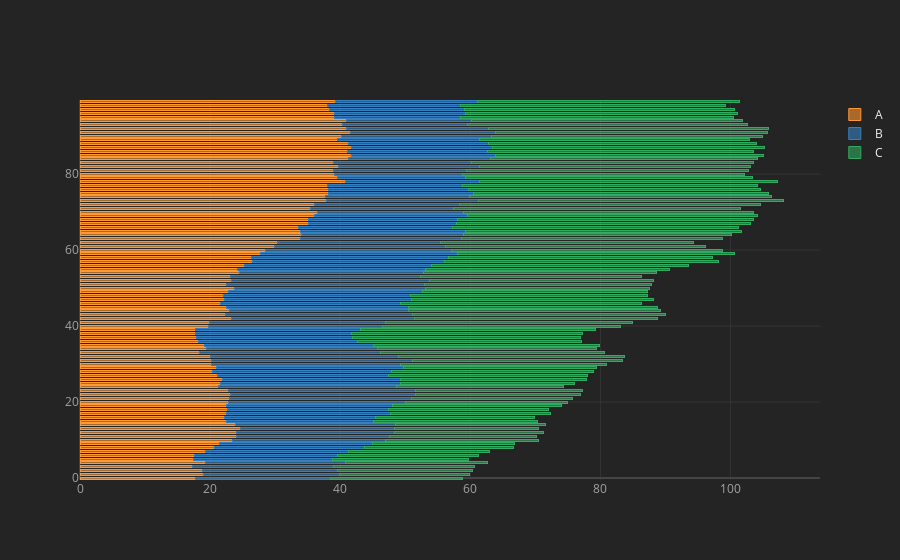

Notebook code cell kept with this figure:
### Code cell
df.iplot(kind ='barh', bargap = 0.5, barmode = 'stack')
